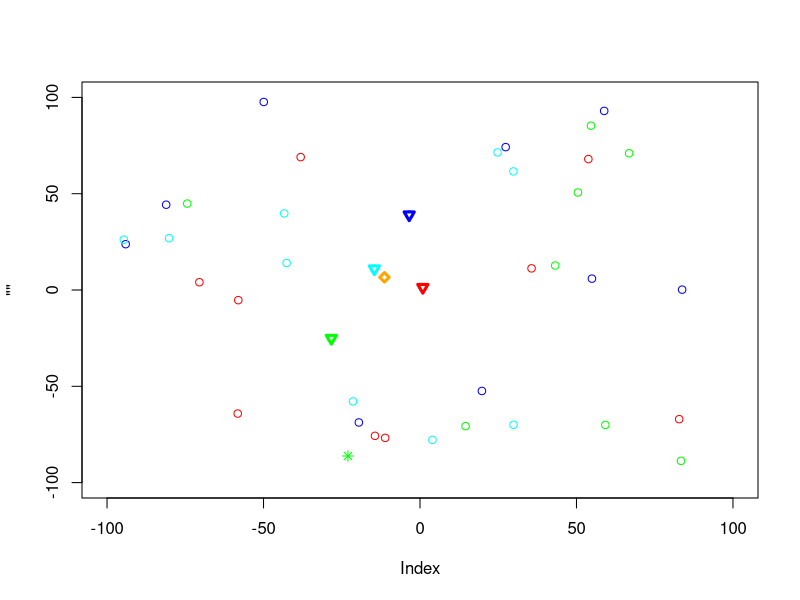
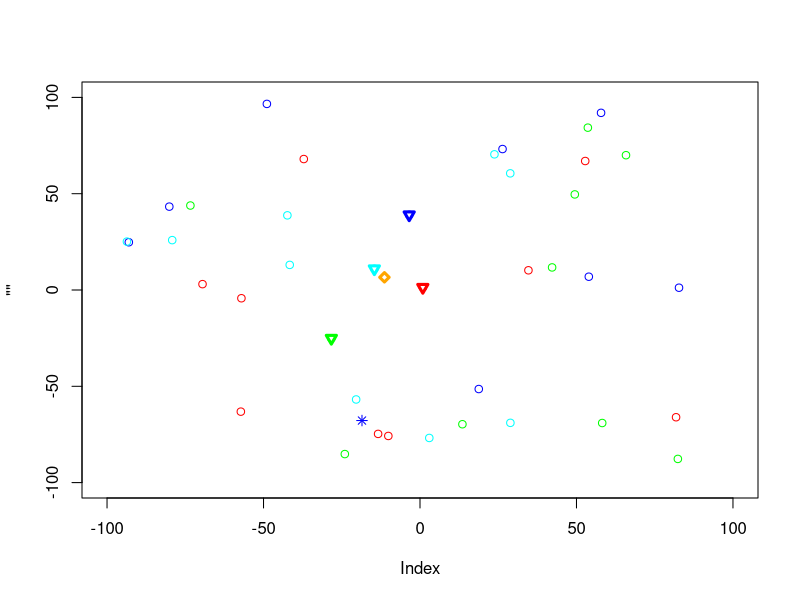
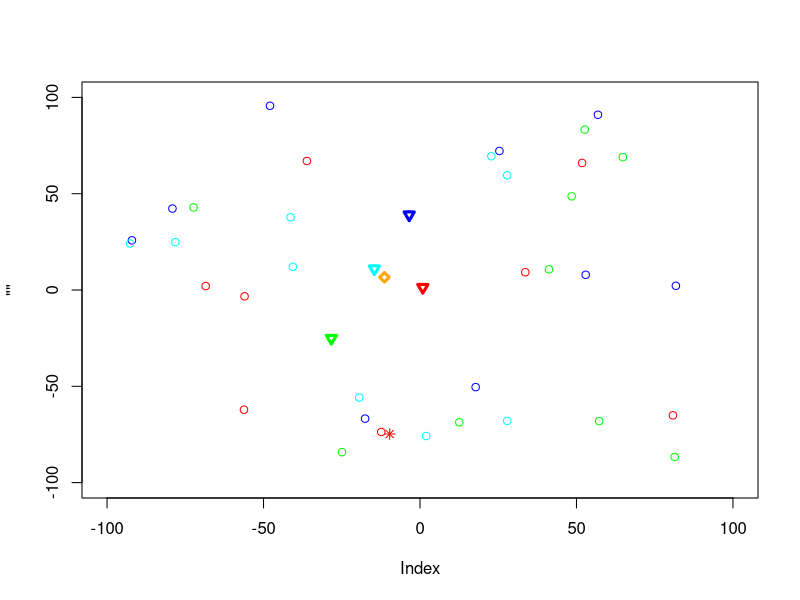
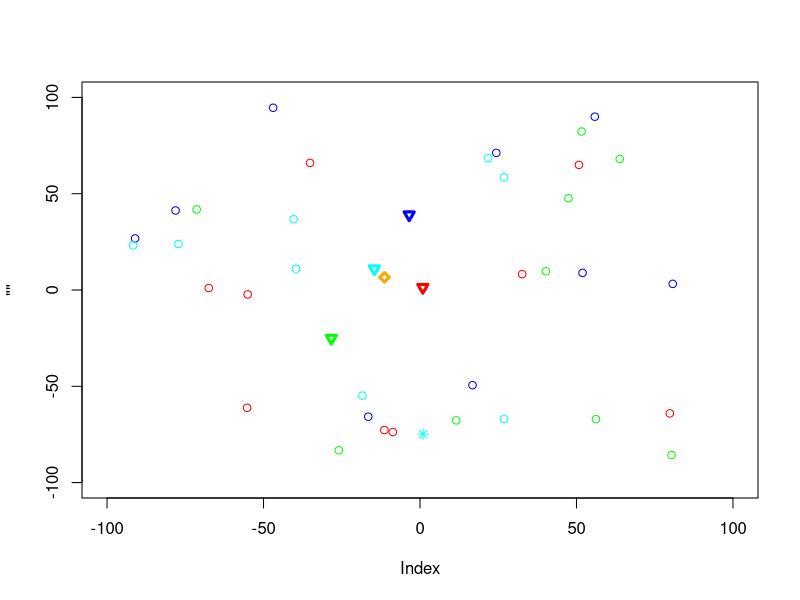
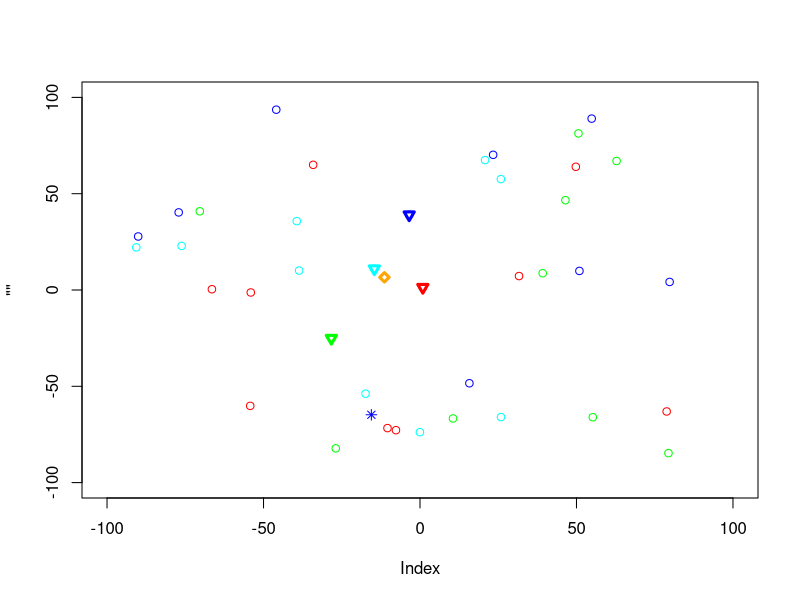
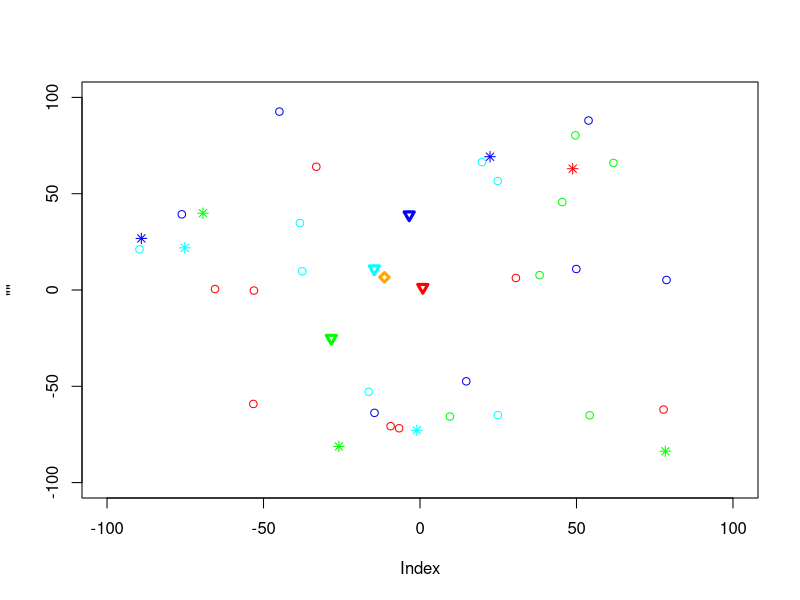
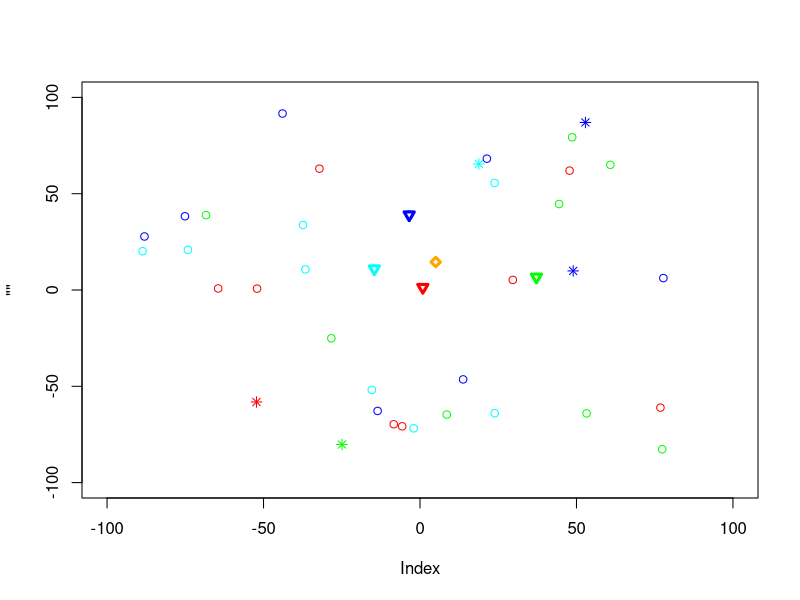
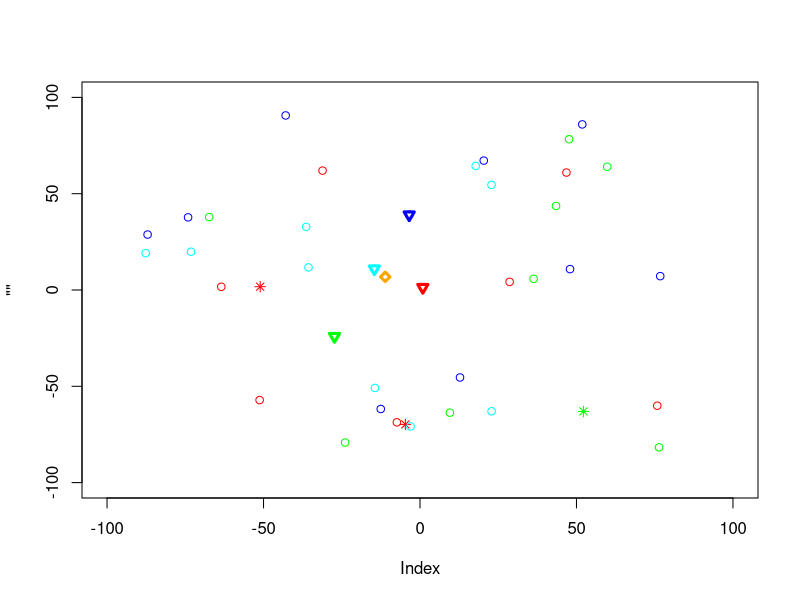

Source code (R) for these figures, in order: (Note: this script raises an error after producing the figures.)
newParticle = function(pos, vel, swarm, fitFun) {
	return (list(
		pos = pos,
		vel = vel,
		best = list(
			pos = pos,
			val = fitFun(pos)
		),
		type = 1,
		swarm = swarm
	))
}

calculateBest = function(particles) {
	globalBest = particles[[1]]$best
	localBest = list()
	for(i in 1:config$sub_swarms){
		localBest[[i]] = globalBest
	}
	
	for(i in 1:length(particles)){
		swarm = particles[[i]]$swarm
		if(particles[[i]]$best$val < localBest[[swarm]]$val){
			localBest[[swarm]] = particles[[i]]$best
		}
		if(particles[[i]]$best$val < globalBest$val){
			globalBest = particles[[i]]$best
		}
	}
	
	pos = c()
	for(i in 1:length(localBest)){
		pos = rbind(pos, localBest[[i]]$pos)
	}
	pos = colMeans(as.matrix(pos))
	unitedLocalbest = globalBest
	unitedLocalbest$pos = pos
	unitedLocalbest$val = config$fun(pos);
	
	best = list(globalBest, localBest, unitedLocalbest)
	return(best)
}

updatePos = function(particle, p, lbest, unitedLbest){
	personal = config$c1 * runif(1) * (particle$best$pos - particle$pos)
	
	chance = runif(1)
	if(chance <= p){
		particle$type = 2
		social = config$c2 * runif(1) * (unitedLbest$pos - particle$pos)
	}else {
		particle$type = 1
		social = config$c2 * runif(1) * (lbest[[particle$swarm]]$pos - particle$pos)
	}

	particle$vel = (config$inertia * particle$vel) + personal + social	
	particle$vel = apply(as.matrix(particle$vel), 1, function(x){min(x,config$max_vel)})
	particle$vel = apply(as.matrix(particle$vel), 1, function(x){max(x,-config$max_vel)})
	
	particle$pos = particle$pos + particle$vel	
	particle$pos = apply(as.matrix(particle$pos), 1, function(x){min(x,config$upper)})
	particle$pos = apply(as.matrix(particle$pos), 1, function(x){max(x,config$lower)})
	
	val = config$fun(particle$pos);
	if(val < particle$best$val){
		particle$best$pos = particle$pos
		particle$best$val = val
	}
	return (particle)
}

push = function(arr, element){
	len = length(arr)
	arr[[len + 1]] = element
	return(arr)
}

savePng = function(){
	return (config$savePng && config$dim == 2)
}

pso = function(config){
	particles = list()
	p = 0
	
	# Init particles with random position and velocity
	for(swarmIndex in 1:config$sub_swarms){
		for(j in 1:config$swarm_size){
			pos = runif(config$dim) * (config$limits[[swarmIndex]][2] - config$limits[[swarmIndex]][1]) + config$limits[[swarmIndex]][1]
			vel = rep(0, config$dim)
			particles = push(particles, newParticle(pos, vel, swarmIndex, config$fun))
		}
	}
	
	# Calculate initial best particles
	best = calculateBest(particles);	
	gbest = best[[1]]
	lbest = best[[2]]
	unitedLbest = best[[3]]
	
	cost = c()	
	for(it in 1:config$iterations){		
		# Update p
		p = it / config$iterations
		
		if(savePng()){
			name = paste(config$savePngPath, "pso-dls-", it, ".png", sep="")
			png(filename=name)
			plot("", ylim=c(config$lower,config$upper), xlim=c(config$lower,config$upper))
		}
		
		# Update particle positions
		for(i in 1:length(particles)){
			particles[[i]] = updatePos(particles[[i]], p, lbest, unitedLbest)	
			if(savePng()){
				points(particles[[i]]$pos[1], particles[[i]]$pos[2], ylim=c(config$lower,config$upper), xlim=c(config$lower,config$upper), col = c("green", "red", "blue", "cyan")[particles[[i]]$swarm], pch=c(1,8)[particles[[i]]$type])
			}
		}	
		
		# Update gbest, lbest, unitedLbest
		best = calculateBest(particles);	
		gbest = best[[1]]
		lbest = best[[2]]
		unitedLbest = best[[3]]
		
		if(savePng()){
			for(i in 1:config$sub_swarms){
				points(lbest[[i]]$pos[1], lbest[[i]]$pos[2], ylim=c(config$lower,config$upper), xlim=c(config$lower,config$upper), lwd = 3, col= c("green", "red", "blue", "cyan")[i], pch=25)
			}
			points(unitedLbest$pos[1], unitedLbest$pos[2], ylim=c(config$lower,config$upper), xlim=c(config$lower,config$upper), lwd = 3, col="orange", pch=23)
			dev.off()
		}
		
		cost = c(cost,gbest$val)	
	}
	
	if(savePng()){
		name = paste(config$savePngPath, "pso-dls-0.png", sep="")
		png(filename=name)
		plot(cost, type = "s")
		dev.off()
	}
	return (gbest)
}


config = c()
config$dim = 2
config$lower = -100
config$upper = 100

#config$fun = function(x){return(sum(x ^ 2))}
config$fun = function(x){
	return(20 + (x[1] ^ 2) - cos(10 * pi * x[1]) + (x[2]^2) + (10*cos(2 * pi * x[2])))
}
config$swarm_size = 10
config$c1 = 2.05
config$c2 = 2.05
config$max_vel = 1
config$inertia = 0.9
config$iterations = 100

config$sub_swarms = 4
#config$limits = list(c(-100, -50), c(-50, 0), c(0, 50), c(50, 100))
config$limits = list(c(-100, 100), c(-100, 100), c(-100, 100), c(-100, 100))

config$savePng = TRUE
config$savePngPath = "C:/Projects/pso/pso/plot/"

pso(config)